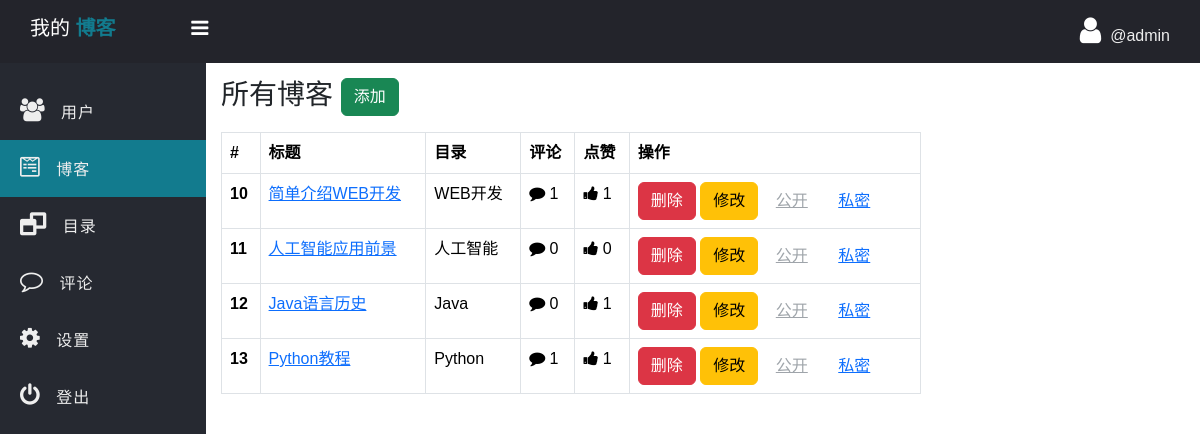
Screenshot of /admin/posts.php (signed in) with the database file from the repository.
### tables this page shows
CREATE TABLE `post` (
  `post_id` int(11) NOT NULL,
  `post_title` varchar(127) NOT NULL,
  `post_text` text NOT NULL,
  `category` int(11) DEFAULT '0',
  `publish` int(2) NOT NULL DEFAULT '1',
  `cover_url` varchar(255) NOT NULL DEFAULT 'default.jpg',
  `created_at` datetime NOT NULL DEFAULT CURRENT_TIMESTAMP
);

CREATE TABLE `category` (
  `id` int(11) NOT NULL,
  `category` varchar(127) NOT NULL
);

### admin/data/post.php (called while the page is built, shortened)
<?php
function getAllDeep($conn) {
    $sql = "SELECT * FROM post";
    $stmt = $conn->prepare($sql);
    $stmt->execute();
    if ($stmt->rowCount() >= 1) {
        $data = $stmt->fetchAll();
        return $data;
    } else {
        return 0;
    }
}
function getCategoryById($conn, $id) {
    $sql = "SELECT * FROM category WHERE id = ?";
    $stmt = $conn->prepare($sql);
    $stmt->execute([$id]);
    if ($stmt->rowCount() >= 1) {
        $data = $stmt->fetch();
        return $data;
    } else {
        return 0;
    }
}

### admin/data/comment.php (called while the page is built, shortened)
<?php
function countByPostId($conn, $id) {
    $sql = "SELECT * FROM comment WHERE post_id = ?";
    $stmt = $conn->prepare($sql);
    $stmt->execute([$id]);
    return $stmt->rowCount();
}
function likeCountByPostId($conn, $id) {
    $sql = "SELECT * FROM post_like WHERE post_id = ?";
    $stmt = $conn->prepare($sql);
    $stmt->execute([$id]);
    return $stmt->rowCount();
}

### admin/posts.php (the view, shortened to what this page needs)
<?php
if (isset($_SESSION['admin_id']) && isset($_SESSION['username'])) {
    ?>
    <!DOCTYPE html>
    <html lang="zh-CN">
    <head>
        <link rel="stylesheet" href="https://stackpath.bootstrapcdn.com/font-awesome/4.7.0/css/font-awesome.min.css">
        <link href="https://cdn.jsdelivr.net/npm/bootstrap@5.3.3/dist/css/bootstrap.min.css" rel="stylesheet">
        <link rel="stylesheet" href="../css/side-bar.css">
        <link rel="stylesheet" href="../css/style.css">
    </head>
    <body>
    <?php
    include "inc/side-nav.php";
    include_once("data/post.php");
    include_once("data/comment.php");
    include_once("../db_conn.php");
    $posts = getAllDeep($conn);
    ?>
    <div class="main-table">
        <h3 class="mb-3">所有博客
            <a href="post-add.php" class="btn btn-success">添加</a></h3>
        <?php if ($posts != 0) { ?>
            <table class="table t1 table-bordered">
                <thead>
                <tr>
                    <th>#</th>
                    <th>标题</th>
                    <th>目录</th>
                    <th>评论</th>
                    <th>点赞</th>
                    <th>操作</th>
                </tr>
                </thead>
                <tbody>
                <?php foreach($posts as $post) {
                    $category = getCategoryById($conn,$post['category']);
                ?>
                    <tr>
                        <th scope="row"><?=$post['post_id'] ?></th>
                        <td>
                            <a href="single_post.php?post_id=<?=$post['post_id'] ?>"><?=$post['post_title'] ?></a>
                        </td>
                        <td>
                            <?=$category['category']?>
                        </td>
                        <td>
                            <i class="fa fa-comment" aria-hidden="true"></i>
                            <?php
                                echo countByPostId($conn,$post['post_id']);
                            ?>
                        </td>
                        <td>
                            <i class="fa fa-thumbs-up" aria-hidden="true"></i>
                            <?php
                                echo likeCountByPostId($conn,$post['post_id']);
                            ?>
                        </td>
                        <td>
                            <a href="post-delete.php?post_id=<?=$post['post_id'] ?>" class="btn btn-danger">删除</a>
                            <a href="post-edit.php?post_id=<?=$post['post_id'] ?>" class="btn btn-warning">修改</a>
                            <?php if ($post['publish'] == 1) { ?>
                                <a href="post-publish.php?post_id=<?=$post['post_id'] ?>&publish=1" class="btn btn-link disabled">公开</a>
                                <a href="post-publish.php?post_id=<?=$post['post_id'] ?>&publish=0" class="btn btn-link">私密</a>
                            <?php } else { ?>
                                <a href="post-publish.php?post_id=<?=$post['post_id'] ?>&publish=1" class="btn btn-link">公开</a>
                                <a href="post-publish.php?post_id=<?=$post['post_id'] ?>&publish=0" class="btn btn-link disabled">私密</a>
                            <?php } ?>
                        </td>
                    </tr>
                <?php } ?>
                </tbody>
            </table>
        <?php } else { ?>
            <div class="alert alert-warning">
                没有博客！
            </div>
        <?php } ?>
    </div>
    </section>
    </div>
    </body>
    </html>
<?php } else {
    header("Location: ../admin-login.php");
    exit;
} ?>

### css/side-bar.css (style rules this page uses)
* { padding: 0; margin: 0; box-sizing: border-box; font-family: arial, sans-serif; }

### css/style.css (style rules this page uses)
.main-table { width: 90%; max-width: 700px; }

### rows the page displays
post: post_id "10", post_title "简单介绍WEB开发", category.category "WEB开发", post_id "1"
post: post_id "11", post_title "人工智能应用前景", category.category "人工智能", post_id "0"
post: post_id "12", post_title "Java语言历史", category.category "Java", post_id "0", post_id "1"
post: post_id "13", post_title "Python教程", category.category "Python", post_id "1"

### other values shown
$_SESSION['username'] "admin"
